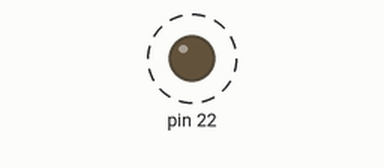
This sketch was run on a simulated Arduino Mega 2560, built with avr-gcc and run on an emulated ATmega2560. On the bench: output pins drawn as LEDs (lit = HIGH). Dashed ring = blinking.

Above: at 0.5 s.
Timing chart, 0 to 4.8 s (numbered marks = the images above):
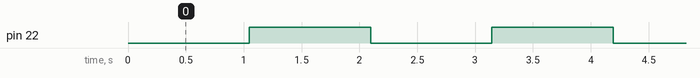

Measured:
- by itself, pin 22: alternates HIGH for 1.0 s and LOW for 1.0 s

The sketch:

Lab3_partA.ino
```cpp
//Frequency/Scalar = new Frequency (16MHz/1024)
//Inverse of new frequency = new period (4.194 seconds)
//Using the new 256 scale
//The new calculated period should be 1.049 seconds
void setup()
{DDRA = 0b00000001;
 cli(); //Interruption Disabler
 TCCR1A = 0;
 TCCR1B = 0b00000100;
 TIMSK1 = 0b0000001;
 sei();} //Iterruption Enabler
ISR(TIMER1_OVF_vect)
{PORTA = PORTA^=(1<<DDA0);} //Toggling the register
void loop(){}
```
